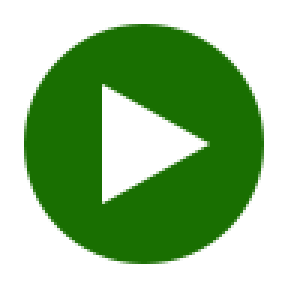
#> input picture resources/play_icon.png, 96 x 96 px (shown 3 times larger)
$ python convert_img_to_base64.py
#> lines starting #> are read from the running program, lines starting #| are printed output that depends on the picture
from PIL import Image
import base64
import io


def convert_and_resize_icon(image_path, size=(80, 80)):
    # Abrir e redimensionar a imagem
#> called with image_path = 'resources/play_icon.png', size = (80, 80)
    with Image.open(image_path) as img:
        # Converter para RGBA se não estiver
#> img is the input picture: PIL image 96x96 RGBA; mean R, G, B, A 32, 73.4, 20.4, 138.9
        img = img.convert('RGBA')
        # Redimensionar
        img = img.resize(size, Image.Resampling.LANCZOS)
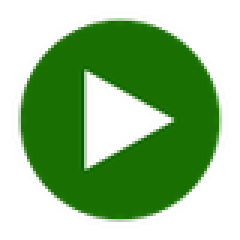
#> img: PIL image 80x80 RGBA (shown 3 times larger); mean R, G, B, A 32.1, 77.6, 20.5, 138.9; transparent parts drawn white

        # Salvar em bytes
        img_byte_arr = io.BytesIO()
        img.save(img_byte_arr, format='PNG')
        img_byte_arr = img_byte_arr.getvalue()

        # Converter para base64
        base64_str = base64.b64encode(img_byte_arr).decode('utf-8')
        return base64_str


# Converter seus ícones
play_base64 = convert_and_resize_icon('resources/play_icon.png')
stop_base64 = convert_and_resize_icon('resources/stop_icon.png')
#> (the run stopped early here; a loop or call above may not have finished)
